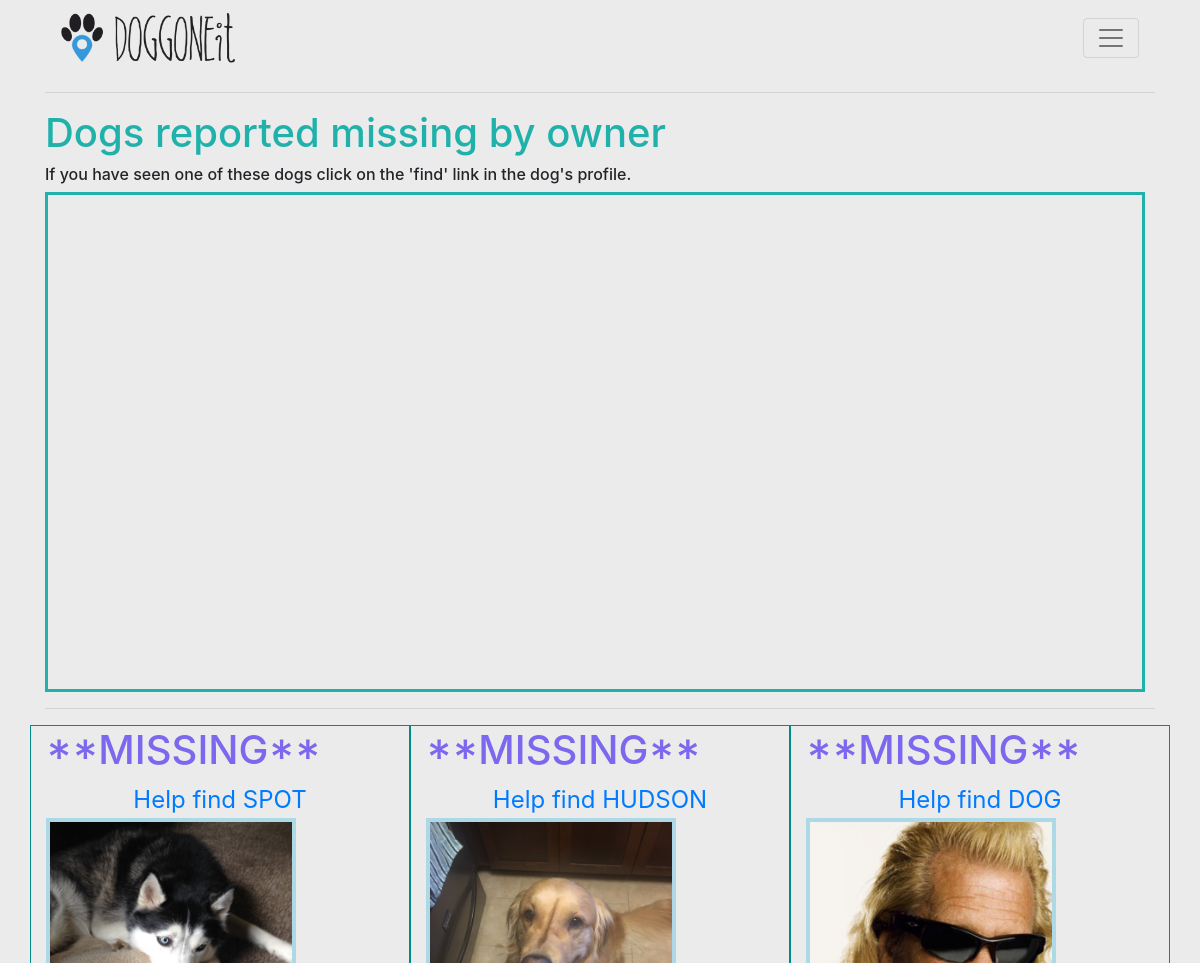
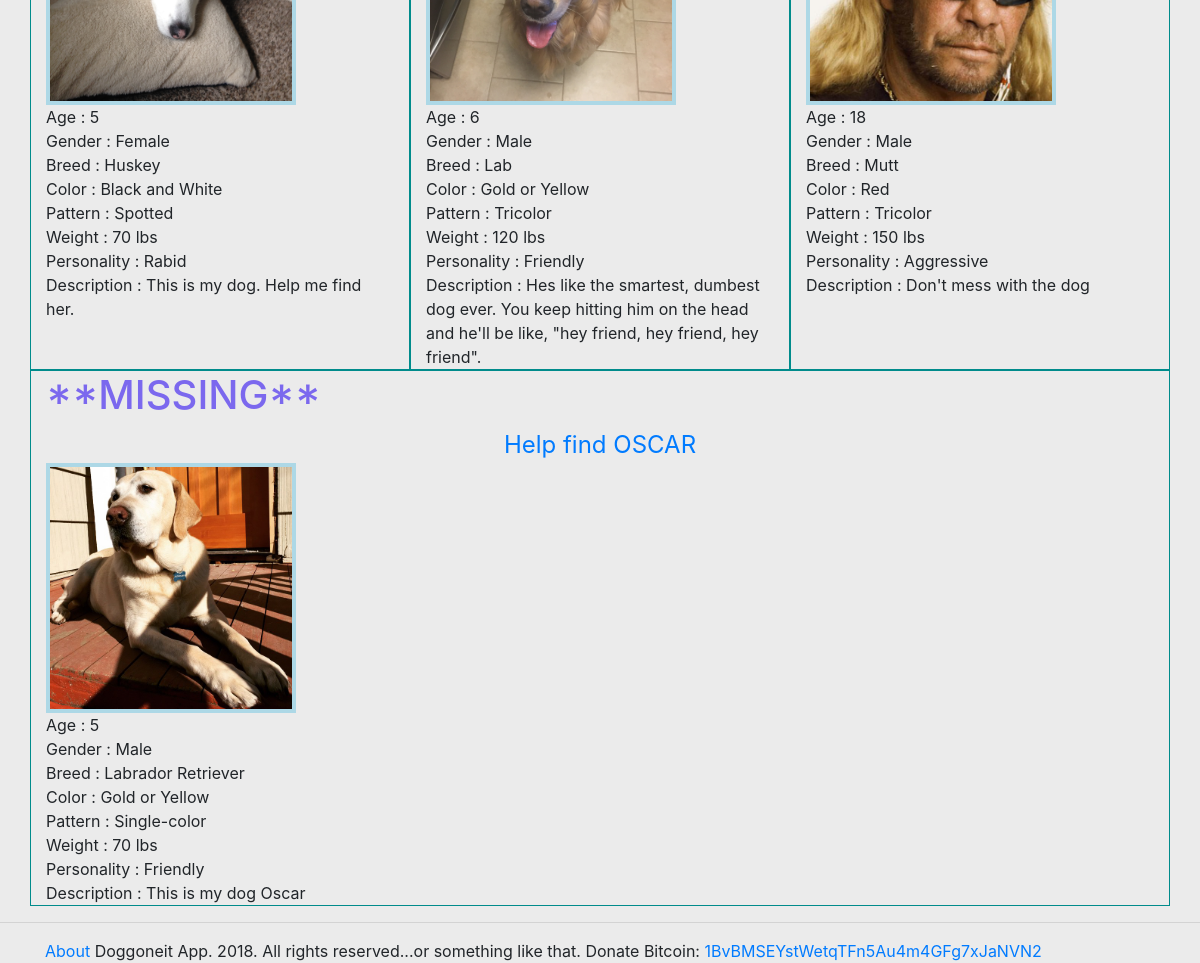
The app's page /dogmap/ with its own data (2 pictures, top to bottom).
### doggonnitapp/models.py (models this page shows, shortened)
class DogProfile(models.Model):
    name = models.CharField(max_length=50)
    age = models.PositiveSmallIntegerField(validators=[MinValueValidator(0), MaxValueValidator(20)])
    sex = models.CharField(max_length=6)
    breed = models.CharField(max_length=50)
    color = models.CharField(max_length=25)
    pattern = models.CharField(max_length=25)
    weight = models.PositiveSmallIntegerField(validators=[MinValueValidator(1), MaxValueValidator(250)])
    personality = models.CharField(max_length=25)
    dog_is_lost = models.BooleanField(default=False)
    dog_image = models.ImageField()
    description = models.TextField(default='')
    user = models.ForeignKey(User, on_delete=models.CASCADE)
    missing_since = models.DateTimeField(default=None, null=True)

### doggonnitapp/views.py (the view)
# urls.py: url(r'^dogmap/$', views.dogmap, name='dogmap'),
def dogmap(request):
    dogs = DogProfile.objects.filter(dog_is_lost=True)
    coordinates = []
    for dog in dogs:
        profile = get_object_or_404(UserProfile, user=dog.user)
        coordinates.append({
            'lat': profile.latitude,
            'lng': profile.longitude,
            'image': dog.dog_image.url
        })
    print(coordinates)
    context = {
        'dogs': dogs,
        'coordinates':coordinates,
        'mapbox_api_key': secret.mapbox_api_key
    }
    return render(request, 'doggonnitapp/dogmap.html', context)

### doggonnitapp/templates/doggonnitapp/dogmap.html (shortened to what this page needs)
{% extends 'doggonnitapp/base.html' %}
{% block content %}
    <div class="container">
        <h1>Dogs reported missing by owner</h1>
        <h6>If you have seen one of these dogs click on the 'find' link in the dog's profile.</h6>
        <div id='map' style='width: 1100px; height: 500px;'></div>
        <hr/>
        <div class="profile_container row">
            {% for dog in dogs%}
                <div class="dogs col">
                    <h1 class="missing">**MISSING**</h1>
                    <div class="row">
                    <a id="dog_name" href="{% url 'doggonnitapp:dog_profile' dog.id %}" class="col text-center">Help find {{dog.name.upper}}</a></div>
                    <div class="dog_img" style="background: url({{MEDIA_URL}}{{ dog.dog_image }}) 50% 50% no-repeat; width:250px; height:250px; background-size: cover"></div>
                    <div class="info_container">
                        <div> Age : {{dog.age}} </div>
                        <div> Gender : {{dog.sex}} </div>
                        <div> Breed : {{dog.breed}} </div>
                        <div> Color : {{dog.color}} </div>
                        <div> Pattern : {{dog.pattern}} </div>
                        <div> Weight : {{dog.weight}} lbs </div>
                        <div> Personality : {{dog.personality}} </div>
                        <div> Description : {{dog.description}} </div>
                    </div>
                </div>
            {% endfor %}
        </div>
    </div>
{% endblock %}

### doggonnitapp/static/doggonnitapp/style.css (style rules this page uses)
.dog_img { width: 250px; height: 250px; border: 4px solid lightblue; }
#map { border: 3px solid lightseagreen; height: 500px; width: 1100px; }
h1 { color:lightseagreen; }

### doggonnitapp/templates/doggonnitapp/dogmap.html (style rules this page uses)
.profile_container { display: flex; justify-content: space-between; }
#dog_name { font-size: 24px; }
#map { border: 3px solid lightseagreen; }
.dogs { border: 1px solid darkcyan; }
.missing { color: mediumslateblue; }

### records on screen
DogProfile: name "SPOT", dog_image (picture), age "5", sex "Female", breed "Huskey", color "Black and White", pattern "Spotted", weight "70", personality "Rabid", description "This is my dog. Help me find her."
DogProfile: name "HUDSON", dog_image (picture), age "6", sex "Male", breed "Lab", color "Gold or Yellow", pattern "Tricolor", weight "120", personality "Friendly", description "Hes like the smartest, dumbest dog ever. You keep hitting him on the head and he'll be like, \"hey friend, hey friend, hey friend\"."
DogProfile: name "DOG", dog_image (picture), age "18", sex "Male", breed "Mutt", color "Red", pattern "Tricolor", weight "150", personality "Aggressive", description "Don't mess with the dog"
DogProfile: name "OSCAR", dog_image (picture), age "5", sex "Male", breed "Labrador Retriever", color "Gold or Yellow", pattern "Single-color", weight "70", personality "Friendly", description "This is my dog Oscar"
